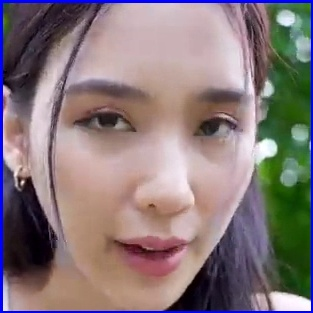
#> input picture Dataset_face/data/pics_1_11.jpg, 313 x 313 px, found by its file name; its folder holds 4 pictures in this run
$ python train-data.py   (older library calls are emulated)
#> lines starting #> are read from the running program, lines starting #| are printed output that depends on the picture
#Use previous extracted face picture for training
import os
from isort import file
import numpy as np
import cv2
from PIL import Image
from scipy.misc import face #for grayscale converting

#dir : files location
#data_dir = "D:\\GIT\\VISION_Turns_Red-1\\Dataset_face\\faces"
def train_classifier(data_dir):

    path = [os.path.join (data_dir,file) for file in os.listdir(data_dir)] #get path

    faces = []
    ids = []
    for image in path:
        #to grayscale
        img = Image.open(image).convert("L")
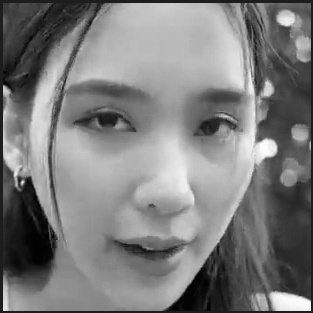
#> img: PIL image 313x313 L; min 0, max 255, mean 124.8
        imageNP = np.array(img, 'uint8') #put in array, unsigned int 8 bit
        #Actually the "." can be changed depend on the symbol we choose, in this case I named my files pics_1_xx.jpg
        #So split must be split("_")
        #It means I choose id 1 (this case I only have Yada's face)
        id = int(os.path.split(image)[1].split("_")[1])
        #print("" + str(id))   #check if the output is out desired path or not
        faces.append(imageNP) #add trained one to array
        ids.append(id)
#> pass 2 of the loop in train_classifier, `for image in path:`:
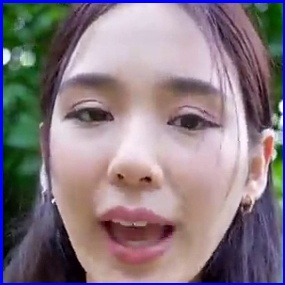
#> input picture Dataset_face/data/pics_1_111.jpg, 285 x 285 px, found by its file name
#> in train_classifier, `img = Image.open(image).convert("L")`:
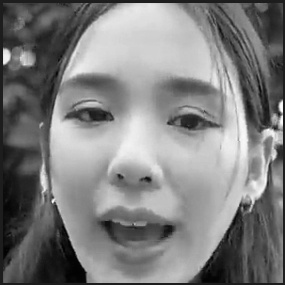
#> img: PIL image 285x285 L; min 1, max 251, mean 126.8
#> pass 3 of the loop in train_classifier, `for image in path:`:
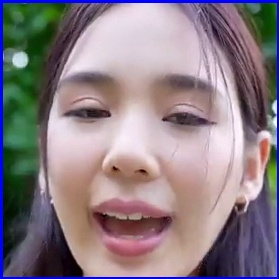
#> input picture Dataset_face/data/pics_1_115.jpg, 279 x 279 px, found by its file name
#> in train_classifier, `img = Image.open(image).convert("L")`:
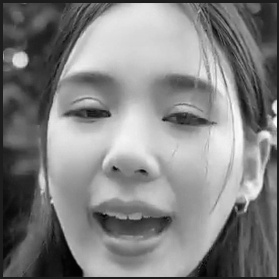
#> img: PIL image 279x279 L; min 1, max 252, mean 130
#> the loop made 4 passes; the first 3 are shown

    ids = np.array(ids)

    #For face remember
    clf = cv2.face.LBPHFaceRecognizer_create()
    clf.train(faces,ids)
    clf.write("D:\\GIT\\VISION_Turns_Red-1\\Data_train\\YadaClass.xml")

#this is path that defined in def tran_classifier(data_dir)
pos = "D:\\GIT\\VISION_Turns_Red-1\\Dataset_face\\data"
train_classifier(pos)
